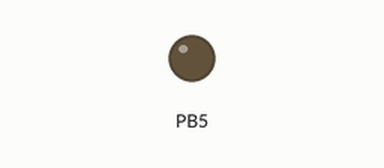
The program below on a simulated ATmega328P, built with avr-gcc and emulated at 16 MHz. Parts: output pins drawn as LEDs (lit = HIGH). At 14.4 s the program stops and its outputs stay as they are.

Above: at 1.5 s.
At 13.2 s:
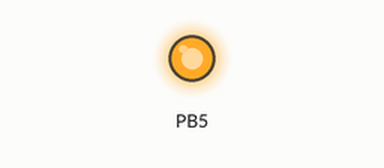
Timing chart, 0 to 15.9 s (numbered marks = the images above):
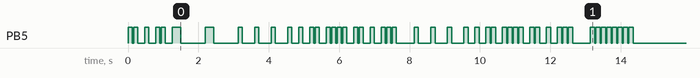

The program:

main.c
```c
/*
 * Buzzer.c
 *
 * Created: 10/2/2025 3:08:28 PM
 * Author : Felix Thomas
 */

#define F_CPU 16000000UL
#include <avr/io.h>
#include <util/delay.h>

#define NOTE_B0  31
#define NOTE_C1  33
#define NOTE_CS1 35
#define NOTE_D1  37
#define NOTE_DS1 39
#define NOTE_E1  41
#define NOTE_F1  44
#define NOTE_FS1 46
#define NOTE_G1  49
#define NOTE_GS1 52
#define NOTE_A1  55
#define NOTE_AS1 58
#define NOTE_B1  62
#define NOTE_C2  65
#define NOTE_CS2 69
#define NOTE_D2  73
#define NOTE_DS2 78
#define NOTE_E2  82
#define NOTE_F2  87
#define NOTE_FS2 93
#define NOTE_G2  98
#define NOTE_GS2 104
#define NOTE_A2  110
#define NOTE_AS2 117
#define NOTE_B2  123
#define NOTE_C3  131
#define NOTE_CS3 139
#define NOTE_D3  147
#define NOTE_DS3 156
#define NOTE_E3  165
#define NOTE_F3  175
#define NOTE_FS3 185
#define NOTE_G3  196
#define NOTE_GS3 208
#define NOTE_A3  220
#define NOTE_AS3 233
#define NOTE_B3  247
#define NOTE_C4  262
#define NOTE_CS4 277
#define NOTE_D4  294
#define NOTE_DS4 311
#define NOTE_E4  330
#define NOTE_F4  349
#define NOTE_FS4 370
#define NOTE_G4  392
#define NOTE_GS4 415
#define NOTE_A4  440
#define NOTE_AS4 466
#define NOTE_B4  494
#define NOTE_C5  523
#define NOTE_CS5 554
#define NOTE_D5  587
#define NOTE_DS5 622
#define NOTE_E5  659
#define NOTE_F5  698
#define NOTE_FS5 740
#define NOTE_G5  784
#define NOTE_GS5 831
#define NOTE_A5  880
#define NOTE_AS5 932
#define NOTE_B5  988
#define NOTE_C6  1047
#define NOTE_CS6 1109
#define NOTE_D6  1175
#define NOTE_DS6 1245
#define NOTE_E6  1319
#define NOTE_F6  1397
#define NOTE_FS6 1480
#define NOTE_G6  1568
#define NOTE_GS6 1661
#define NOTE_A6  1760
#define NOTE_AS6 1865
#define NOTE_B6  1976
#define NOTE_C7  2093
#define NOTE_CS7 2217
#define NOTE_D7  2349
#define NOTE_DS7 2489
#define NOTE_E7  2637
#define NOTE_F7  2794
#define NOTE_FS7 2960
#define NOTE_G7  3136
#define NOTE_GS7 3322
#define NOTE_A7  3520
#define NOTE_AS7 3729
#define NOTE_B7  3951
#define NOTE_C8  4186
#define NOTE_CS8 4435
#define NOTE_D8  4699
#define NOTE_DS8 4978

void tone(uint16_t freq) {
	DDRB |= (1<<DDB5);
	PORTB |= (1<<PORTB5);
	TCCR0A |= (1<<WGM01);
	TCCR0A |= (1<<COM0A0);
	TCCR0B |= (1<<CS01);
	OCR0A = (F_CPU/(2UL*8*freq))-1;
}

void noTone() {
	TCCR0A = 0;
	TCCR0B = 0;
	PORTB &= ~(1<<PORTB5);
}

int melody[] = {
	NOTE_E7, NOTE_E7, 0, NOTE_E7, 0, NOTE_C7, NOTE_E7, 0, NOTE_G7, 0, 0, 0, NOTE_G6, 0, 0, 0,NOTE_C7, 0, 0, NOTE_G6, 0, 0, NOTE_E6, 0, 0, NOTE_A6, 0, NOTE_B6, 0, NOTE_AS6, NOTE_A6, 0,NOTE_G6, NOTE_E7, NOTE_G7, NOTE_A7, 0, NOTE_F7, NOTE_G7, 0, NOTE_E7, 0, NOTE_C7, NOTE_D7, NOTE_B6, 0, 0, 0,NOTE_C7, 0, 0, NOTE_G6, 0, 0, NOTE_E6, 0, 0, NOTE_A6, 0, NOTE_B6, 0, NOTE_AS6, NOTE_A6, 0,NOTE_G6, NOTE_E7, NOTE_G7, NOTE_A7, 0, NOTE_F7, NOTE_G7, 0, NOTE_E7, 0, NOTE_C7, NOTE_D7, NOTE_B6, 0, 0, 0,NOTE_G6, NOTE_C7, NOTE_E6, NOTE_A6, NOTE_B6, NOTE_AS6, NOTE_A6, NOTE_G6
};

int noteDuration[] = {
	12,12,12,12,12,12,12,12,24,12,12,24,24,12,12,24,
	12,12,12,12,12,12,12,12,12,12,12,12,12,12,12,12,
	12,12,12,12,12,12,12,12,12,12,12,12,12,12,12,12,
	12,12,12,12,12,12,12,12,12,12,12,12,12,12,12,12,
	12,12,12,12,12,12,12,12,12,12,12,12,12,12,12,12,
	12,12,12,12,12,12,12,12
};

int main(void)
{
	int note;
	for (int i=0;i<(sizeof(noteDuration)/sizeof(noteDuration[0]));i++)
	{
		noteDuration[i]=noteDuration[i]*10;
	}

	for(int i=0;i<sizeof(noteDuration)/sizeof(noteDuration[0]);i++) {
		note = melody[i];
		int duration = noteDuration[i];

		if(note==0) {
			noTone();
			} else {
			tone(note);
		}
		for (int j=0;j<duration;j++)
		{
			_delay_ms(1);
		}
		noTone();
		for (int j=0;j<0.3*duration;j++)
		{
			_delay_ms(1);
		}
	}

    while (1)
    {

    }
}
```
